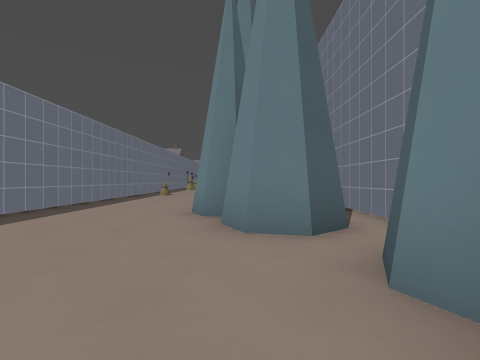
view 1 (above)

22 first-person views from a walk through a Godot game level. The camera is 1.3 m above the floor, looks level and sees 85° across. The floor is counted in squares, 2 m on a side. Each view is taken from the middle of a square. On the plan, view 1 faces up. The plan holds only what a view shows up to about 9 squares ahead; the rest is blank. The place goes on beyond the plan. Surface patterns are stand-ins for the level's own textures.

view 2
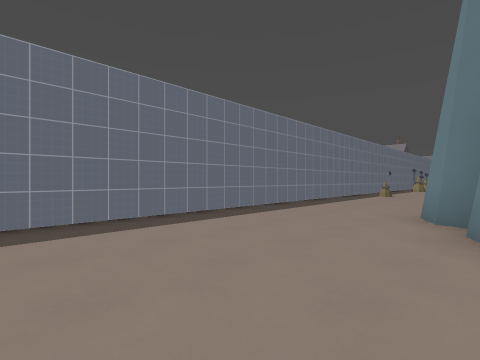

view 3
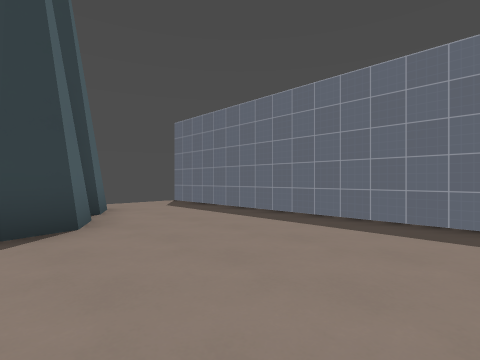

view 4
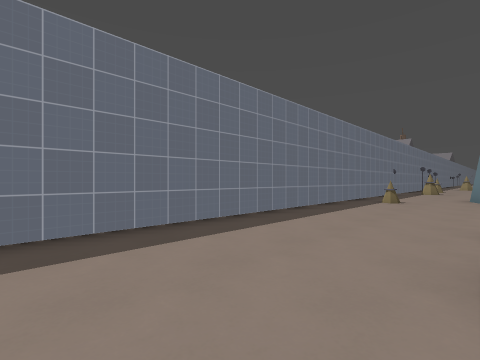

view 5
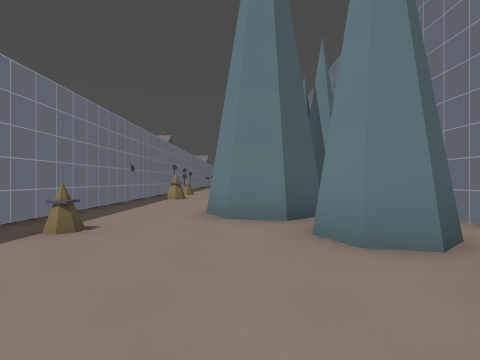

view 6
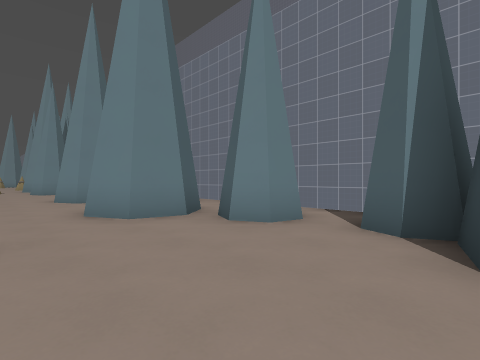

view 7
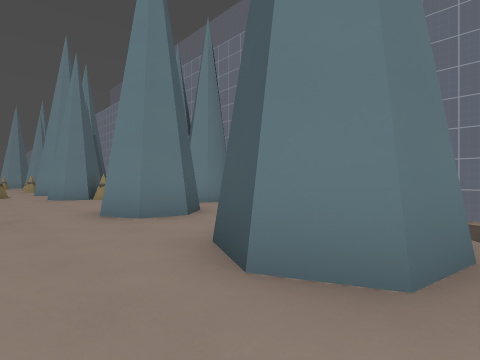

view 8
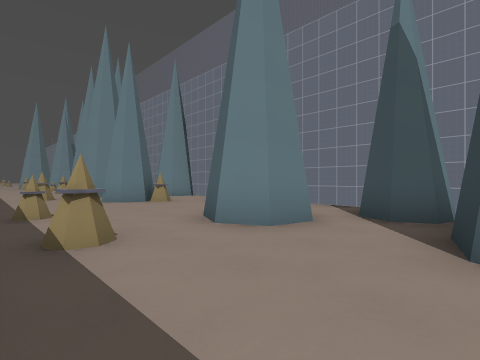

view 9
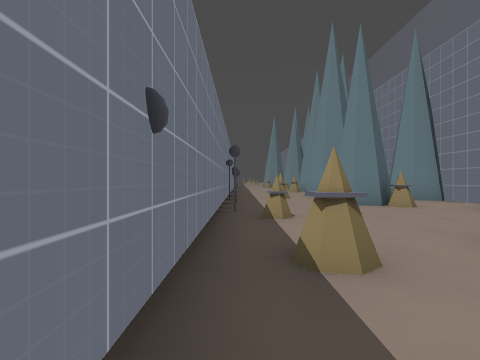

view 10
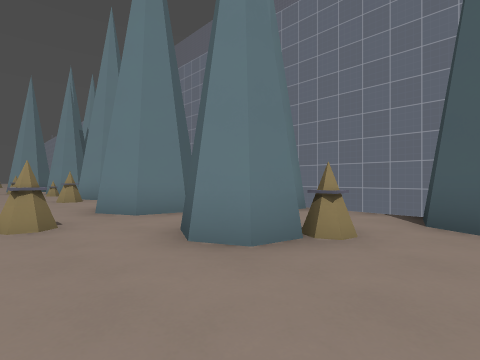

view 11
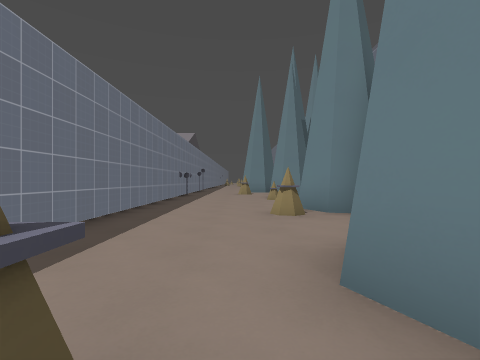

view 12
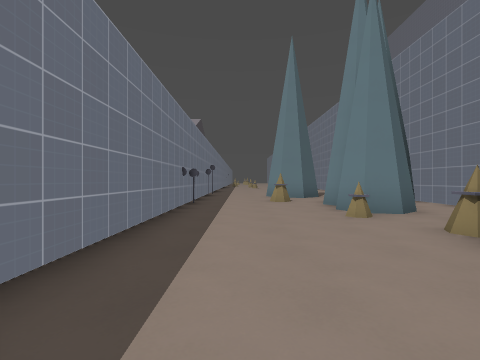

view 13
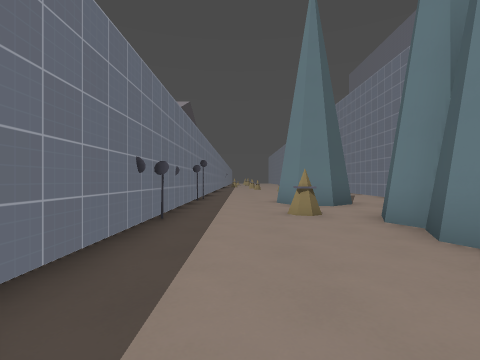

view 14
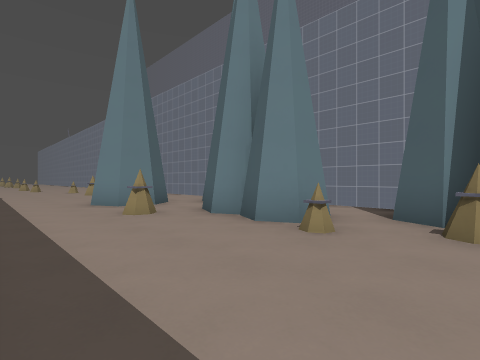

view 15
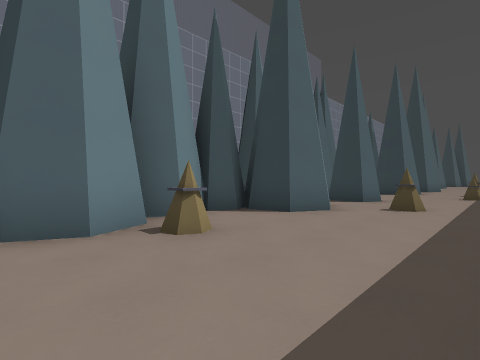

view 16
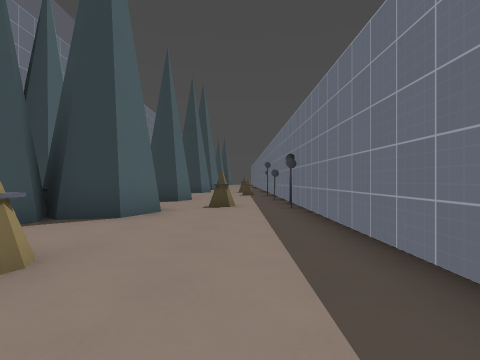

view 17
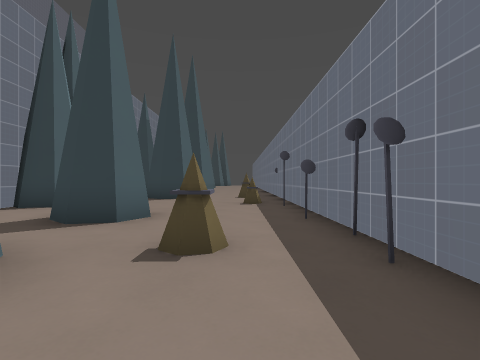

view 18
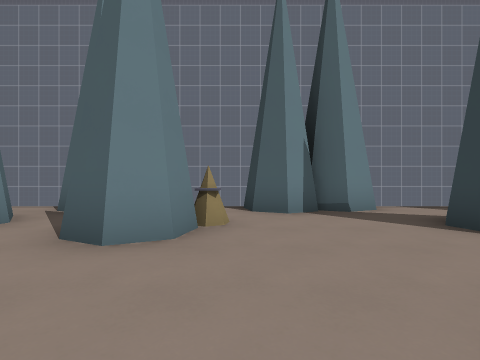

view 19
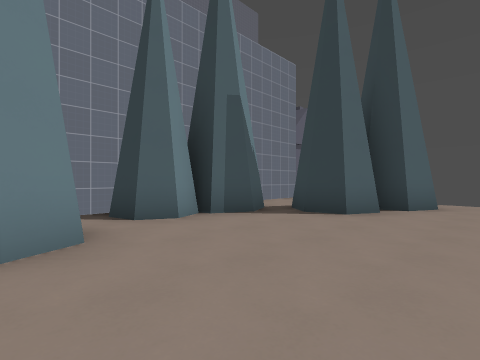

view 20
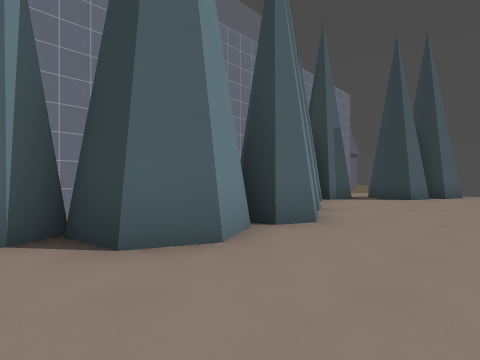

view 21
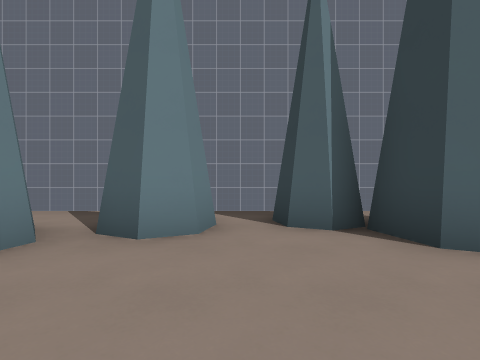

view 22
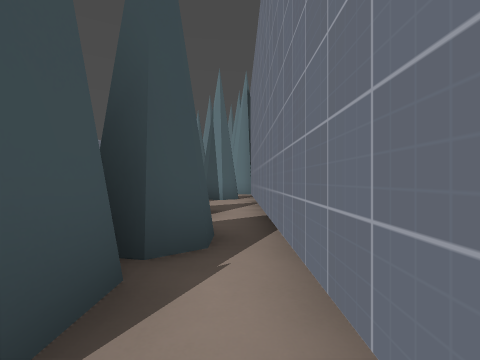

### Floor plan
Key: @ floor where view 1 was taken; # wall or solid block; x gap in a wall; . floor; O other object.
Columns run from 5 left of view 1 to 3 right of it. Each row starts with its distance up from view 1.
 39 ##.##
 38 #...##.
 37 #.....#
 36 #..#.##
 35 #....###
 34 #....###
 33 #...####
 32 #.....#
 31 #....##
 30 #....##
 29 #...#.#
 28 #.....#
 27 #.....##
 26 #...####
 25 ##..##.##
 24 ##.....##
 23 ##..#...O
 22 #...##..O
 21 #.......O
 20 #......##
 19 #......##
 18 #....#.##
 17 #.#.##..#
 16 #.....#.#
 15 #.....#x#
 14 #...##..#
 13 #...##..#
 12 #.......#
 11 #.#..##.#
 10 #.......#
  9 #.....#.#
  8 #....##.#
  7 #....##.#
  6 #....# .#
  5 #....# .#
  4 #....##.#
  3 #.....x.#
  2 #.....###
  1 #......#
  0 #....@##
 -1 #...###
 -2 #...#
 -3 #...#
 -4 #...
 -5 #

Where each view was taken, in squares from view 1:
view 1: 0 up, 0 right, facing up
view 2: 0 up, 0 right, facing up-left
view 3: 3 up, 0 right, facing down-left
view 4: 3 up, 1 left, facing up-left
view 5: 8 up, 1 left, facing up
view 6: 8 up, 3 left, facing up-right
view 7: 12 up, 3 left, facing up-right
view 8: 14 up, 4 left, facing up-right
view 9: 15 up, 4 left, facing up
view 10: 20 up, 3 left, facing up-right
view 11: 24 up, 2 left, facing up
view 12: 28 up, 3 left, facing up
view 13: 31 up, 3 left, facing up
view 14: 31 up, 4 left, facing up-right
view 15: 31 up, 4 left, facing down-right
view 16: 31 up, 3 left, facing down
view 17: 27 up, 3 left, facing down
view 18: 21 up, 4 left, facing right
view 19: 4 up, 3 left, facing down-right
view 20: 9 up, 3 left, facing down-right
view 21: 10 up, 3 left, facing right
view 22: 6 up, 2 right, facing up
